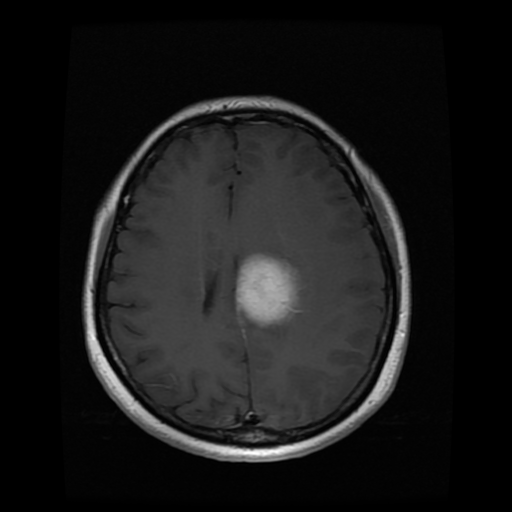
#> input picture data/processed/dataset/train/image/10.png, 512 x 512 px, found by its file name
$ jupyter execute --allow-errors Analysis.ipynb
#> lines starting #> are read from the running program, lines starting #| are printed output that depends on the picture
## Import Library

[cell 1]
import os
import numpy as np
import matplotlib.pyplot as plt
import cv2
from collections import Counter
from skimage.io import imread
from skimage.exposure import histogram
from PIL import Image

## Reading the Data

[cell 2]
script_dir = os.path.dirname(os.path.abspath('Analysis.ipynb'))
data_path = os.path.join(script_dir, "..", "data", "raw", "dataset")

extract_path = os.path.abspath(data_path)

# Define dataset paths
train_img_path = os.path.join(extract_path, "train/image")
train_mask_path = os.path.join(extract_path, "train/mask")
test_img_path = os.path.join(extract_path, "test/image")
test_mask_path = os.path.join(extract_path, "test/mask")

def list_files(directory):
    return sorted([f for f in os.listdir(directory) if f.endswith(('.png', '.jpg', '.jpeg'))])

# Load dataset
train_images = list_files(train_img_path)
#> (the rest of this cell did not finish here and is left out)

test_images = list_files(test_img_path)
test_masks = list_files(test_mask_path)

## EDA

### 1. Dataset Distribution

#> (a cell that did not finish here is left out)

### 2. Pixel Intensity

[cell 4]
def load_image(image_path):
    # Open the image using PIL
#> called with image_path = 'data/raw/dataset/train/image/10.png'
    img = Image.open(image_path)
#> img is the input picture: PIL image 512x512 L; min 0, max 255, mean 25.3
    img = img.convert("L")
    img_array = np.array(img)

    return img_array

[cell 5]
def plot_histogram(image_path, title):
    img = load_image(image_path)
    hist, bins = histogram(img)
#> hist = 256 values, max 73982 at index 0, min 1 at index 250, mean 1024; bins = 256 values from 0 to 255
    plt.figure(figsize=(6, 4))
    plt.bar(bins, hist, width=1)
    plt.title(f"Histogram of {title}")
    plt.xlabel("Pixel Intensity")
    plt.ylabel("Frequency")
    plt.show()
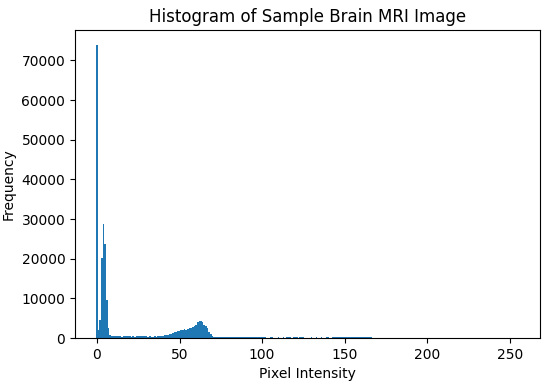
#> figure drawn by matplotlib, 1 panel; tallest bar 73982 high, from x = -0.5 to 0.5

# Plot histogram for a sample image
sample_img = os.path.join(train_img_path, train_images[0])
plot_histogram(sample_img, "Sample Brain MRI Image")

### 3. MRI and Tumor Image

[cell 6]
def plot_image_mask(image_name):
#> called with image_name = '10.png'
    img = load_image(os.path.join(train_img_path, image_name))
    mask = load_image(os.path.join(train_mask_path, image_name))

    fig, axs = plt.subplots(1, 2, figsize=(10, 5))
    axs[0].imshow(img, cmap='gray')
    axs[0].set_title("MRI Image")
    axs[0].axis("off")

    axs[1].imshow(mask, cmap='gray')
    axs[1].set_title("Tumor Mask")
    axs[1].axis("off")

    plt.show()
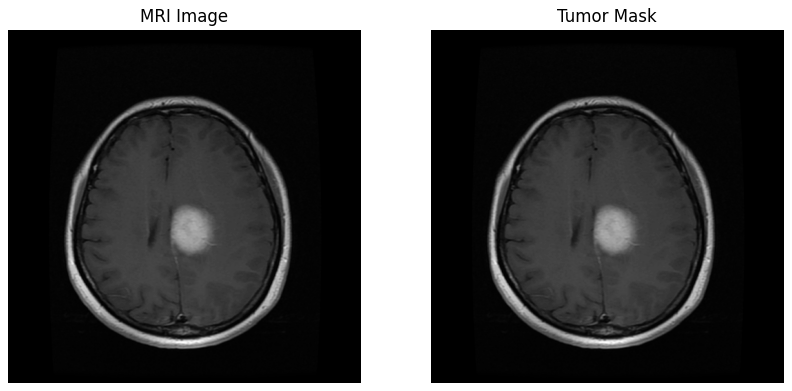
#> figure drawn by matplotlib, 2 panels

for img_name in train_images[:3]:
    plot_image_mask(img_name)

### 4. Tumor Pixel Intensity

[cell 7]
def calculate_tumor_sizes(mask_dir):
    tumor_sizes = []
    for mask_name in list_files(mask_dir):
        mask_path = os.path.join(mask_dir, mask_name)
        mask = load_image(mask_path)
        tumor_size = np.sum(mask > 0)  # Count non-zero pixels
        tumor_sizes.append(tumor_size)
    return tumor_sizes

#> (the rest of this cell did not finish here and is left out)

### 5. Image Size

[cell 8]
def analyze_image_sizes(image_dir):
#> called with image_dir = 'data/raw/dataset/train/image'
    sizes = []
    for img_name in list_files(image_dir):
        img_path = os.path.join(image_dir, img_name)
        img = cv2.imread(img_path, cv2.IMREAD_GRAYSCALE)
        if img is not None:
            sizes.append(img.shape)

    size_counts = Counter(sizes)
#> size_counts = {(512, 512): 1}
    print("Image Size Distribution:")
    for size, count in size_counts.items():
        print(f"Size {size}: {count} images")

analyze_image_sizes(train_img_path)

### 6. Tumor vs Background Intensity

[cell 9]
def tumor_vs_background_intensity(image_dir, mask_dir):
#> called with image_dir = 'data/raw/dataset/train/image', mask_dir = 'data/raw/dataset/train/mask'
    tumor_intensities = []
    background_intensities = []

    for img_name in list_files(image_dir):
        img = load_image(os.path.join(image_dir, img_name))
        mask = load_image(os.path.join(mask_dir, img_name))

        tumor_pixels = img[mask > 0]
        background_pixels = img[mask == 0]

        if len(tumor_pixels) > 0:
            tumor_intensities.append(np.mean(tumor_pixels))
        if len(background_pixels) > 0:
            background_intensities.append(np.mean(background_pixels))

    plt.figure(figsize=(6, 4))
    plt.hist(tumor_intensities, bins=20, alpha=0.7, label="Tumor", color='red')
    plt.hist(background_intensities, bins=20, alpha=0.7, label="Background", color='blue')
    plt.title("Tumor vs. Background Intensity")
    plt.xlabel("Pixel Intensity")
    plt.ylabel("Frequency")
    plt.legend()
    plt.show()
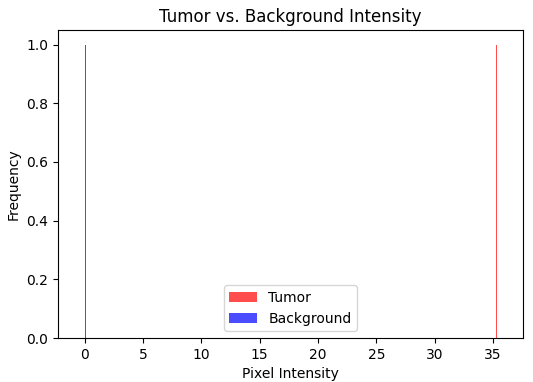
#> figure drawn by matplotlib, 1 panel; tallest bar 1 high, from x = 35.28 to 35.33; tallest bar 1 high, from x = 0 to 0.05

tumor_vs_background_intensity(train_img_path, train_mask_path)
